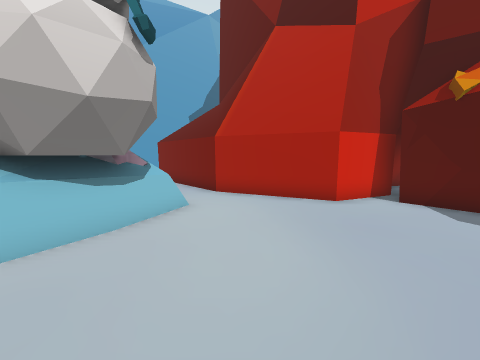
View 1 (above)

23 first-person views from a walk through a Unity game level. The camera is 1.5 m above the floor, tilts 6° down and sees 90° across. The floor is counted in squares, 1 m on a side. Each view is taken from the middle of a square. On the plan, view 1 faces up. The plan holds only what a view shows up to about 13 squares ahead; the rest is blank. The place goes on beyond the plan. The player is left out. Some surface patterns are stand-ins.

View 2
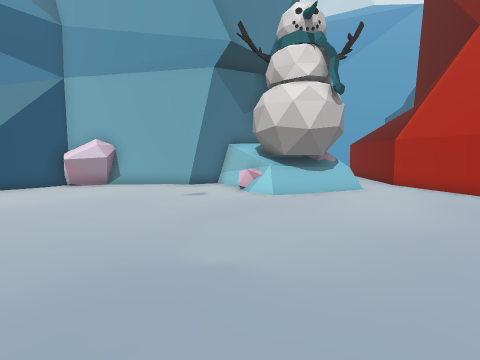

View 3
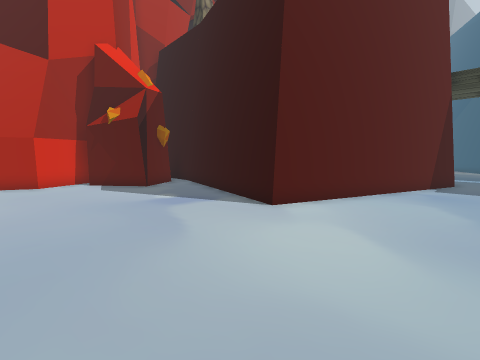

View 4
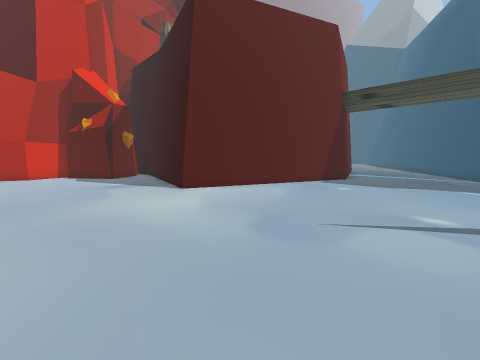

View 5
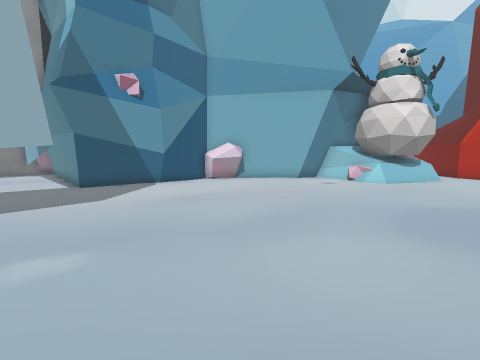

View 6
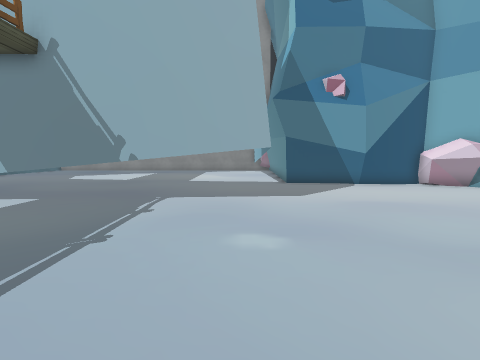

View 7
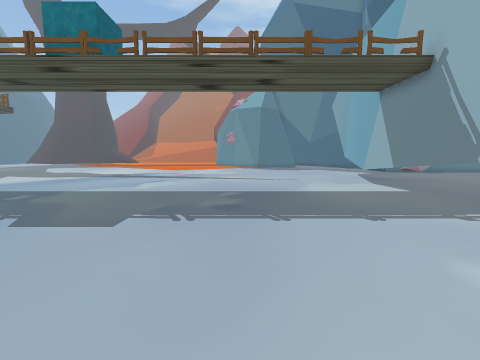

View 8
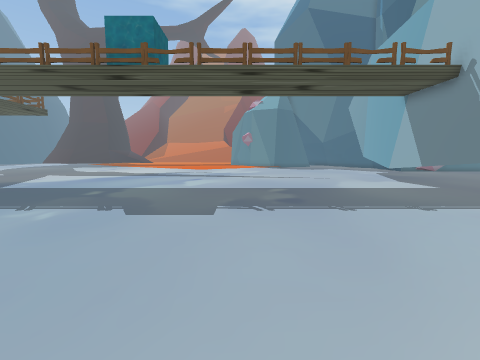

View 9
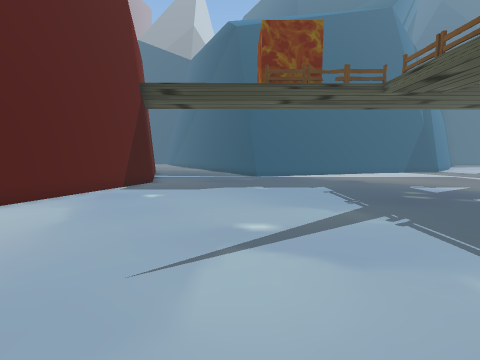

View 10
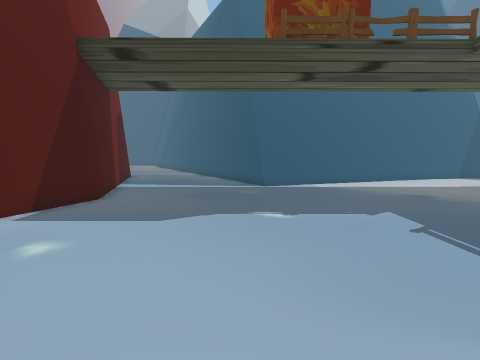

View 11
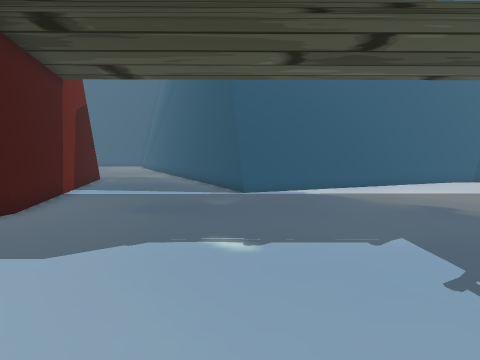

View 12
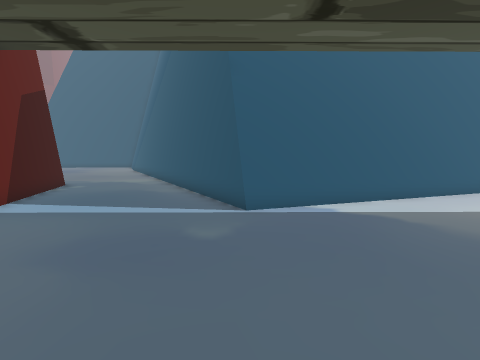

View 13
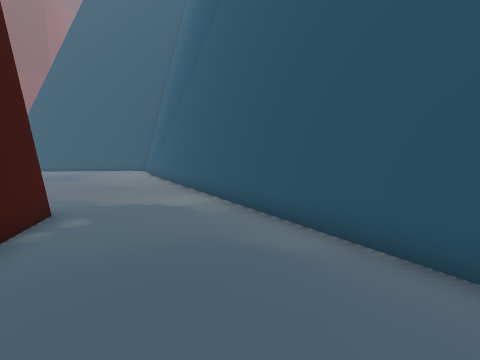

View 14
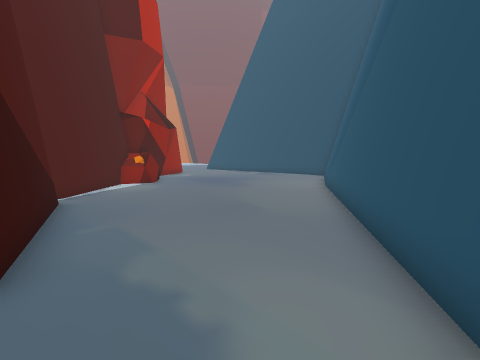

View 15
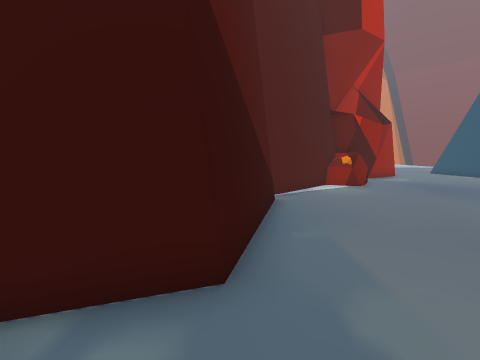

View 16
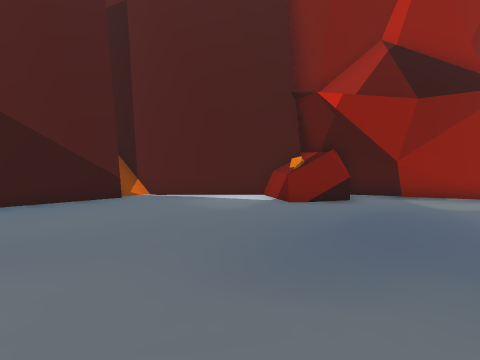

View 17
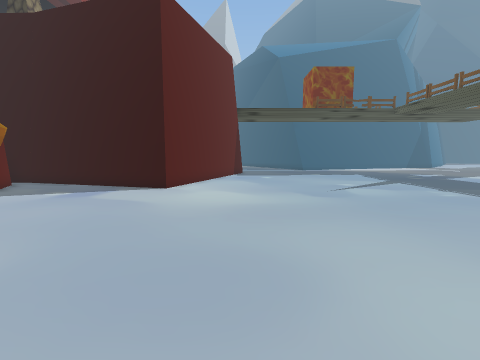

View 18
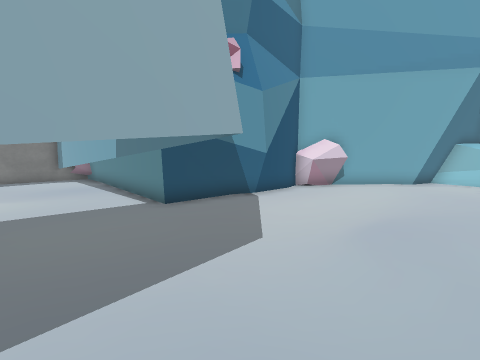

View 19
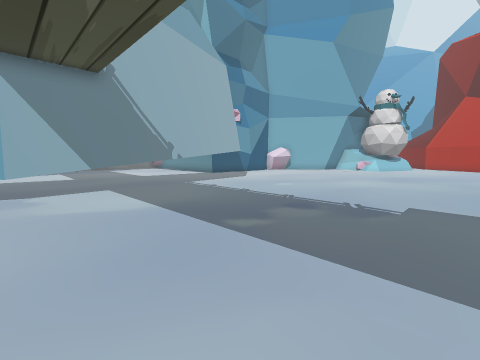

View 20
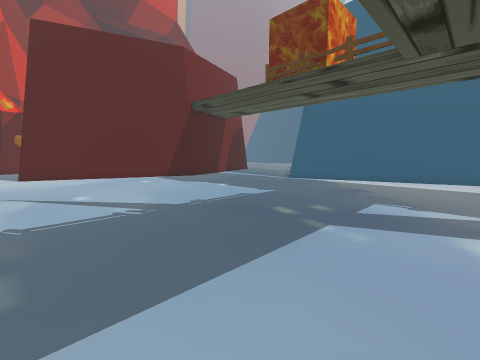

View 21
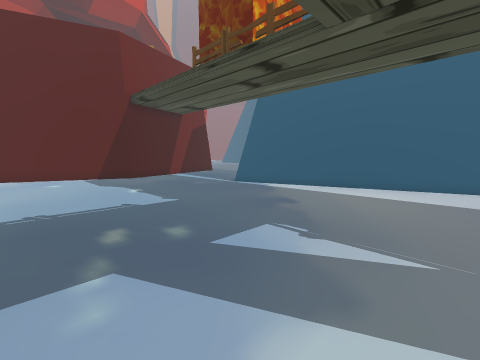

View 22
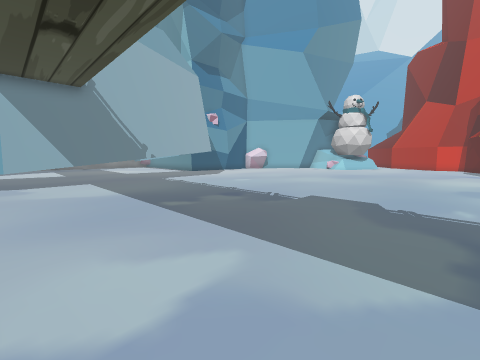

View 23
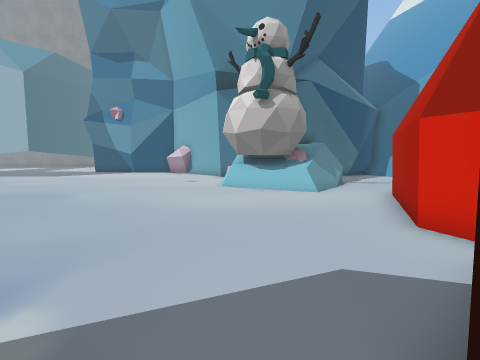

### Floor plan
Key: @ floor where view 1 was taken; # wall or solid block; . floor; = window, fence, low wall or low ledge; T thing the floor can be seen under or through; O other object.
Columns run from 15 left of view 1 to 36 right of it. Each row starts with its distance up from view 1.
  9            #...###                             ###..
  8            ##....#####                       ####...
  7            ##=.......# ###                  ###=....
  6            ###.......###.#                 ##.......
  5           ###O...........#                ##........
  4        #####O...........##                #.........
  3       ##..==............#                ##.........
  2      ###................#                ##.........
  1     ##..................#                #..........
  0     #..........@.......##                #..........
 -1    ##..................##                #..........
 -2    ##..................####            ###........##
 -3    #......................###       ####........###
 -4    #........................#### ####..........##
 -5    #...........................###...........###
 -6   ##........................................##
 -7   #.......................................###
 -8 ###.....................................###
 -9 .......................................##
-10 #TTTTTT..............................###
-11        #............................##
-12        #............................##
-13        #............................=#
-14        #.............................#
-15        #.............................##
-16        #.............................##
-17        #.............................=#
-18        #..............................##
-19        #..............................##
-20        #..............................=#
-21        #................... ...........#

Where each view was taken, in squares from view 1:
view 1: 0 up, 0 right, facing up
view 2: 4 down, 2 right, facing up-left
view 3: 6 down, 2 right, facing up-right
view 4: 11 down, 2 right, facing up-right
view 5: 11 down, 0 right, facing up-left
view 6: 11 down, 0 right, facing left
view 7: 8 down, 1 left, facing down
view 8: 7 down, 1 right, facing down
view 9: 10 down, 4 right, facing right
view 10: 10 down, 9 right, facing right
view 11: 11 down, 11 right, facing right
view 12: 11 down, 14 right, facing right
view 13: 7 down, 20 right, facing right
view 14: 6 down, 26 right, facing up-right
view 15: 5 down, 26 right, facing up
view 16: 0 up, 36 right, facing up-left
view 17: 5 down, 3 left, facing right
view 18: 12 down, 6 left, facing up-left
view 19: 21 down, 3 right, facing up-left
view 20: 20 down, 7 right, facing up-right
view 21: 21 down, 11 right, facing up-right
view 22: 21 down, 6 right, facing up-left
view 23: 4 up, 8 right, facing left
